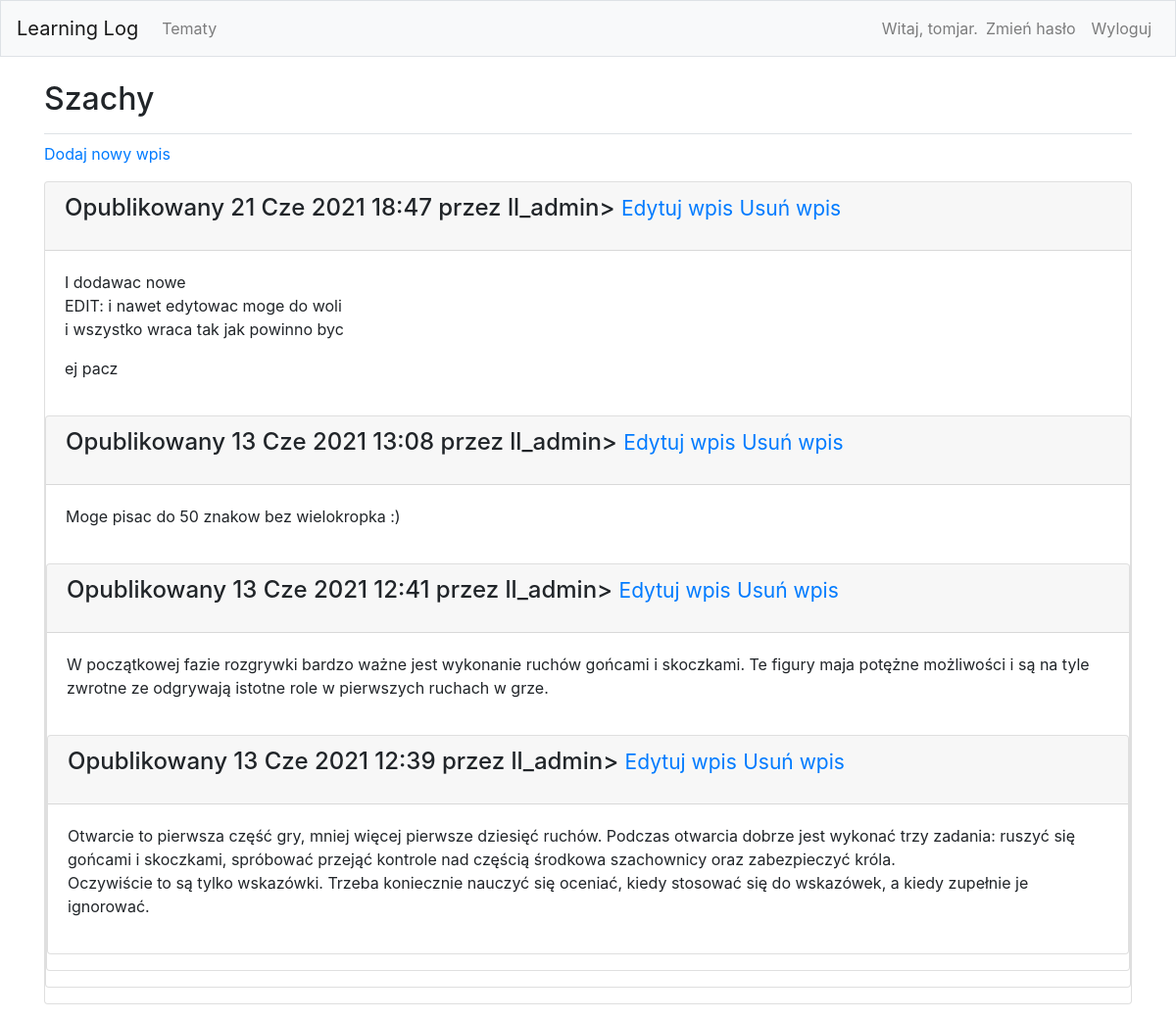
Page /topics/1/ (signed in) on the committed database.
### learning_logs/models.py (models this page shows, shortened)
class Topic(models.Model):
    text = models.CharField(max_length=200)
    date_added = models.DateTimeField(auto_now_add=True)
    owner = models.ForeignKey(User, on_delete=models.CASCADE)
    def __str__(self):
        return self.text

class Entry(models.Model):
    topic = models.ForeignKey(Topic, on_delete=models.CASCADE)
    text = models.TextField()
    data_added = models.DateTimeField(auto_now_add=True)
    class Meta:
        verbose_name_plural = 'entries'

### learning_logs/views.py (the view)
# urls.py: path('topics/<int:topic_id>/', views.topic, name='topic'),
def topic(request, topic_id):
    topic = Topic.objects.get(id=topic_id)
    entries = topic.entry_set.order_by('-data_added')
    context = {'topic' : topic, 'entries' : entries}
    return render(request, 'learning_logs/topic.html', context)

### learning_logs/templates/learning_logs/topic.html (shortened to what this page needs)
{% extends 'learning_logs/base.html' %}
{% block page_header %}
    <h2> {{ topic }} </h2>
{% endblock page_header %}
{% block content %}
    <p>
        <a href="{% url 'learning_logs:new_entry' topic.id %}">Dodaj nowy wpis</a>
    </p>
    {% for entry in entries %}
        <div class="card mb-3">
            <h4 class="card-header">
                <p class="date">Opublikowany {{ entry.data_added|date:'d M Y H:i' }} przez {{ topic.owner }}>
                    <small><a href=" {% url 'learning_logs:edit_entry' entry.id %}">Edytuj wpis</a></small>
                    <small><a href=" {% url 'learning_logs:remove_entry' entry.id %}">Usuń wpis</a></small>
                </h4>
                <div class="card-body">
                    {{ entry.text|linebreaks }}
                </div>
    {% empty %}
        Nie ma jeszcze żadnego wpisu dla tego tematu.
    {% endfor %}
{% endblock content %}

### learning_logs/templates/learning_logs/base.html (shortened to what this page needs)
{% load bootstrap4 %}
<!doctype html>
<html lang="pl">
    <head>
        {% bootstrap_css %}
    </head>
    <body>
        <nav class="navbar navbar-expand-md navbar-light bg-light mb-4 border">
            <a class="navbar-brand" href ="{% url 'learning_logs:index'%}" >
                Learning Log</a>
        <div class="collapse navbar-collapse" id="navbarCollapse">
            <ul class="navbar-nav mr-auto">
                <li class="nav-item">
                    <a class="nav-link" href="{% url 'learning_logs:topics' %}">
                        Tematy</a></li>
            </ul>
            <ul class="navbar-nav ml-auto">
                {% if user.is_authenticated %}
                    <li class="nav-item">
                        <span class="navbar-text"> Witaj, {{ user.username }}.</span>
                    </li>
                    <li class="nav-item">
                        <a class='nav-link' href=" {% url 'password_change' %}"> Zmień hasło</a>
                    </li>
                    <li class="nav-item">
                        <a class="nav-link" href=" {% url 'users:logout' %}"> Wyloguj</a>
                    </li>
                {% endif %}
            </ul>
        </div>
    </nav>
    <main role="main" class="container">
        <div class="pb-2 mb-2 border-bottom">
            {% block page_header %} {% endblock page_header %}
        </div>
        <div>
            {% block content %} {% endblock content %}
        </div>
    </main>
</body>
</html>

### rows in the picture
Topic: text "Szachy", owner "ll_admin"
Entry: data_added "21 Cze 2021 18:47", text "I dodawac nowe EDIT: i nawet edytowac moge do woli i wszystko wraca tak jak powinno byc ej pacz"
Entry: data_added "13 Cze 2021 13:08", text "Moge pisac do 50 znakow bez wielokropka :)"
Entry: data_added "13 Cze 2021 12:41", text "W początkowej fazie rozgrywki bardzo ważne jest wykonanie ruchów gońcami i skoczkami. Te figury maja potężne możliwości i są na tyle zwrotne ze odgrywają istotne role w pierwszych ruchach w grze."
Entry: data_added "13 Cze 2021 12:39", text "Otwarcie to pierwsza część gry, mniej więcej pierwsze dziesięć ruchów. Podczas otwarcia dobrze jest wykonać trzy zadania: ruszyć się gońcami i skoczkami, spróbować przejąć kontrole nad częścią środkowa szachownicy oraz zabezpieczyć króla. Oczywiście to są tylko wskazówki. Trzeba koniecznie nauczyć się oceniać, kiedy stosować się do wskazówek, a kiedy zupełnie je ignorować."

### other values in the picture
{{ user.username }} "tomjar"
